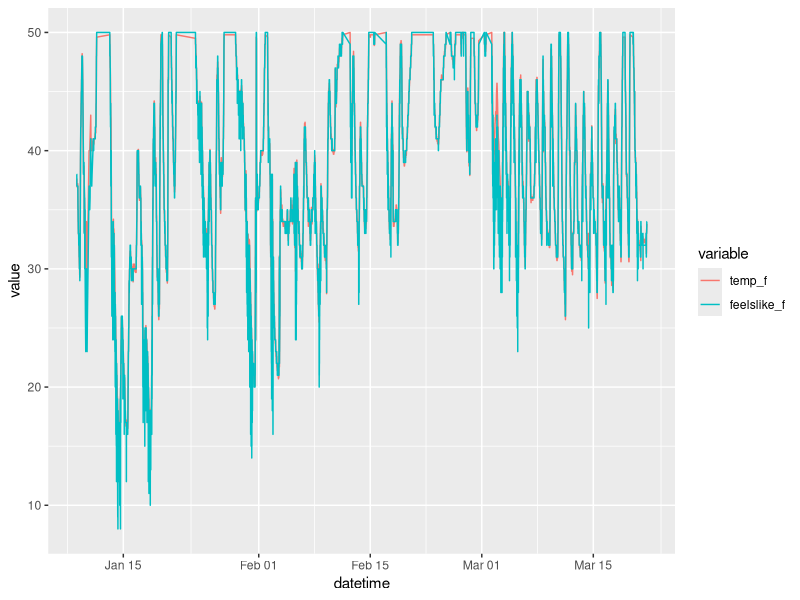
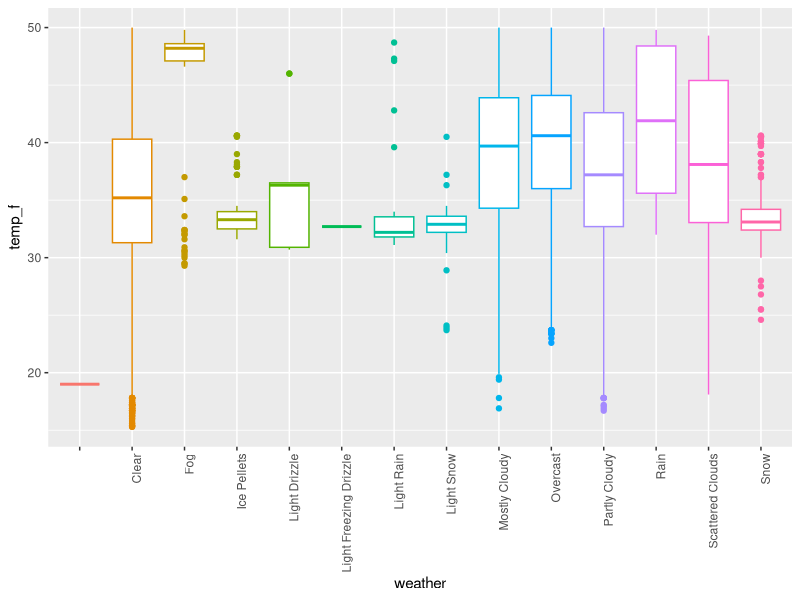
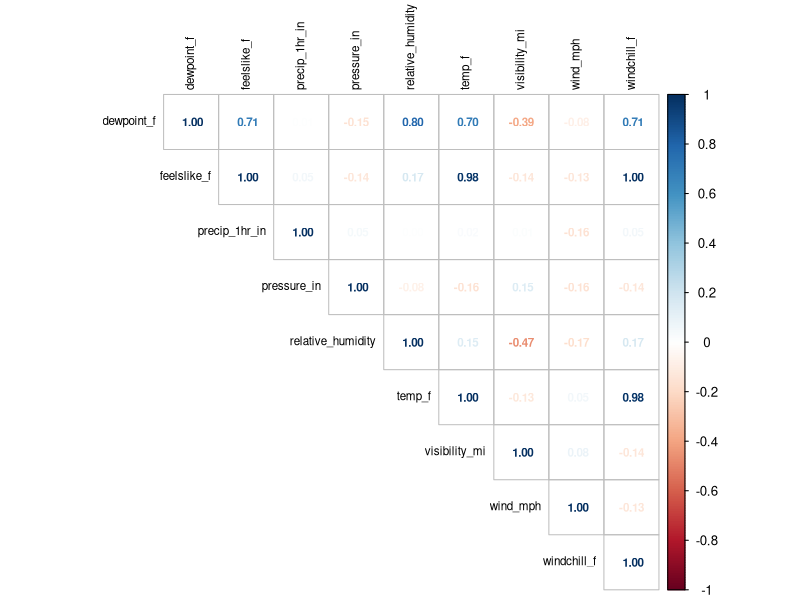
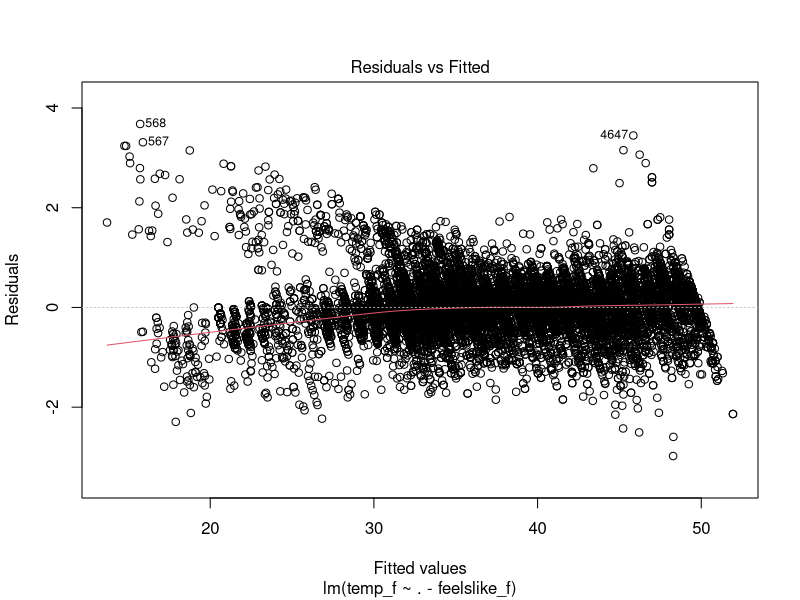
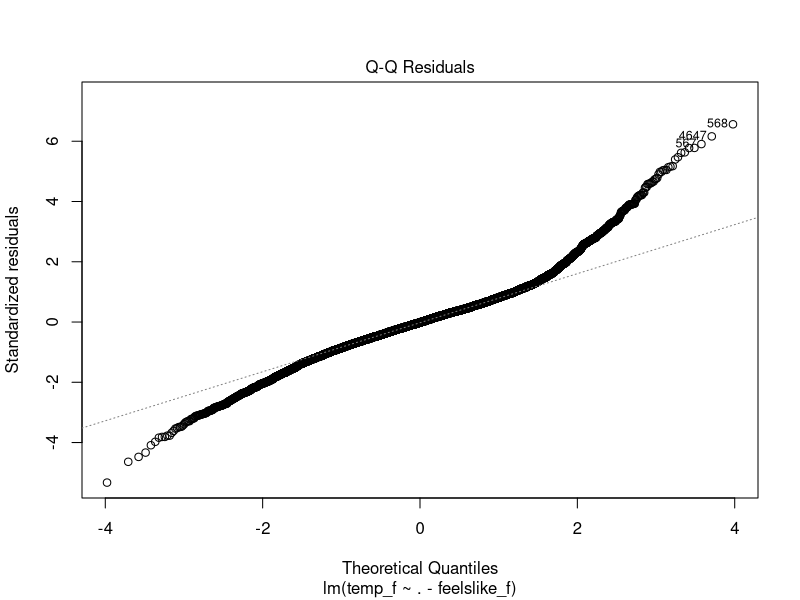
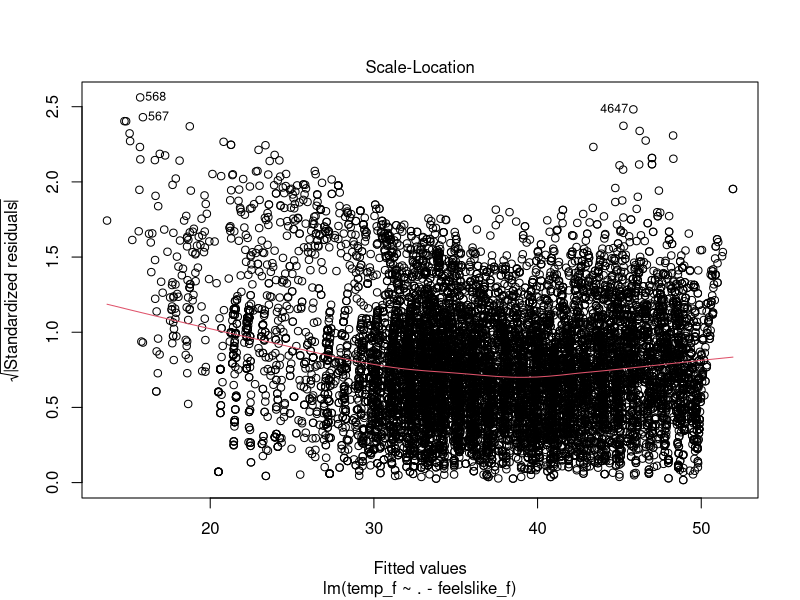
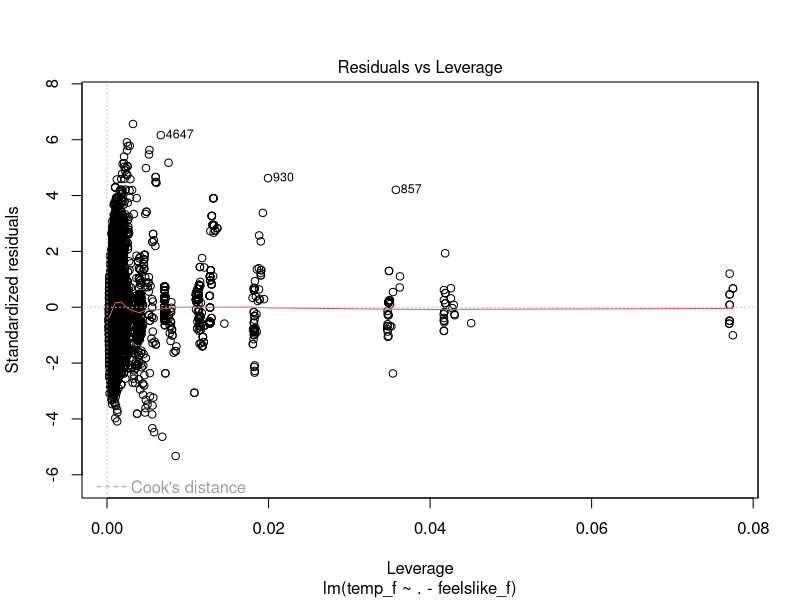

Here is the R script that generated these plots, in order:
## ---- chunk 1
library(lubridate)
library(reshape)
library(ggplot2)
library(corrplot)
## ---- chunk 2
# read in recent weather data
df = read.csv("recent_weather.csv")

# inspect the data types
str(df)

# rename observation_epoch to datetime and convert to datetime value
df$datetime <- ymd_hms(df$observation_epoch)
df$observation_epoch <- NULL

# drop datetime for now
#df$datetime <- NULL

# drop non-complete case data
df <- na.omit(df)
## ---- chunk 3
# look at the data
head(df)
## ---- chunk 4
# reshape dataframe from wide to long
df.temps <- df[c("temp_f", "feelslike_f", "datetime")]
df.temps.long <- melt(df.temps, id=c("datetime"))

# plot actual vs feeslikes temperatures
ggplot(data = df.temps.long, mapping = aes(x = datetime, y = value, color = variable)) +
  geom_line()
## ---- chunk 5
# plot boxplot to understand how temperature variables by weather
ggplot(data = df, mapping = aes(x = weather, y = temp_f, color = weather)) +
  geom_boxplot() +
  theme(axis.text.x = element_text(angle = 90, hjust = 1), legend.position = "none")
## ---- chunk 6
# look at correlations between variables
df.num <- df[, sapply(df, is.numeric)]
df.num.M = cor(df.num)
corrplot(df.num.M, 
         type = "upper", 
         method = "number", 
         number.cex = 0.7, 
         tl.cex = 0.7, 
         tl.col = "black")
## ---- chunk 7
# fit a multiple linear regression to predict temp_f
fit <- lm(temp_f ~ . -feelslike_f,
          data = df)

# inspect the fit
summary(fit)
## ---- chunk 8
# evaluate assumptions
plot(fit)
